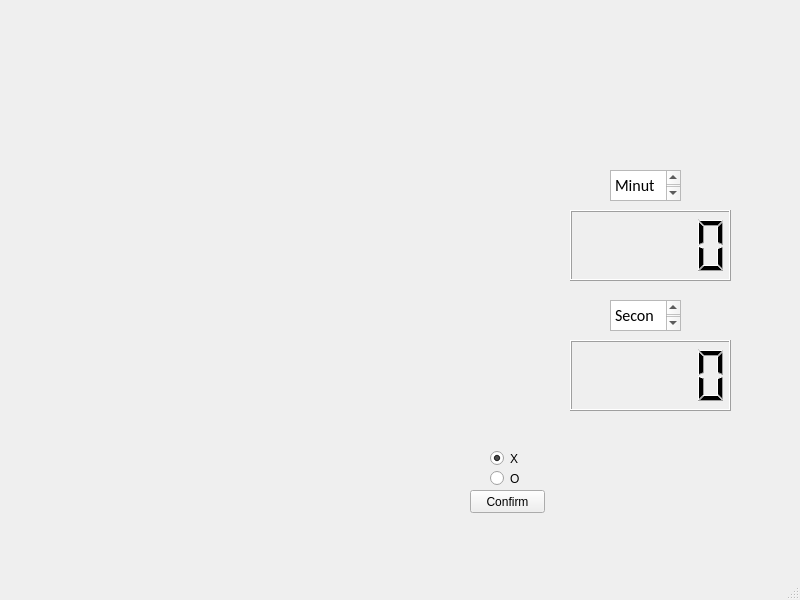
<?xml version="1.0" encoding="UTF-8"?>
<ui version="4.0">
 <class>mainWindow</class>
 <widget class="QMainWindow" name="mainWindow">
  <property name="geometry">
   <rect>
    <x>0</x>
    <y>0</y>
    <width>800</width>
    <height>600</height>
   </rect>
  </property>
  <property name="windowTitle">
   <string>Juego</string>
  </property>
  <widget class="QWidget" name="centralwidget">
   <widget class="QWidget" name="verticalLayoutWidget">
    <property name="geometry">
     <rect>
      <x>130</x>
      <y>20</y>
      <width>411</width>
      <height>411</height>
     </rect>
    </property>
    <layout class="QVBoxLayout" name="OpenGLLayout"/>
   </widget>
   <widget class="QRadioButton" name="rBX">
    <property name="geometry">
     <rect>
      <x>490</x>
      <y>450</y>
      <width>82</width>
      <height>17</height>
     </rect>
    </property>
    <property name="text">
     <string>X</string>
    </property>
    <property name="checked">
     <bool>true</bool>
    </property>
   </widget>
   <widget class="QRadioButton" name="rBO">
    <property name="geometry">
     <rect>
      <x>490</x>
      <y>470</y>
      <width>82</width>
      <height>17</height>
     </rect>
    </property>
    <property name="text">
     <string>O</string>
    </property>
    <property name="checked">
     <bool>false</bool>
    </property>
   </widget>
   <widget class="QPushButton" name="confirm">
    <property name="geometry">
     <rect>
      <x>470</x>
      <y>490</y>
      <width>75</width>
      <height>23</height>
     </rect>
    </property>
    <property name="text">
     <string>Confirm</string>
    </property>
   </widget>
   <widget class="QLCDNumber" name="cronometro_1">
    <property name="geometry">
     <rect>
      <x>570</x>
      <y>340</y>
      <width>161</width>
      <height>71</height>
     </rect>
    </property>
   </widget>
   <widget class="QPlainTextEdit" name="plainTextEdit">
    <property name="geometry">
     <rect>
      <x>610</x>
      <y>300</y>
      <width>71</width>
      <height>31</height>
     </rect>
    </property>
    <property name="font">
     <font>
      <family>Calibri</family>
      <pointsize>12</pointsize>
     </font>
    </property>
    <property name="plainText">
     <string>Seconds</string>
    </property>
   </widget>
   <widget class="QPlainTextEdit" name="plainTextEdit_2">
    <property name="geometry">
     <rect>
      <x>610</x>
      <y>170</y>
      <width>71</width>
      <height>31</height>
     </rect>
    </property>
    <property name="font">
     <font>
      <family>Calibri</family>
      <pointsize>12</pointsize>
     </font>
    </property>
    <property name="plainText">
     <string>Minutes</string>
    </property>
   </widget>
   <widget class="QLCDNumber" name="cronometro_2">
    <property name="geometry">
     <rect>
      <x>570</x>
      <y>210</y>
      <width>161</width>
      <height>71</height>
     </rect>
    </property>
   </widget>
  </widget>
  <widget class="QMenuBar" name="menubar">
   <property name="geometry">
    <rect>
     <x>0</x>
     <y>0</y>
     <width>800</width>
     <height>21</height>
    </rect>
   </property>
  </widget>
  <widget class="QStatusBar" name="statusbar"/>
 </widget>
 <resources/>
 <connections/>
</ui>
